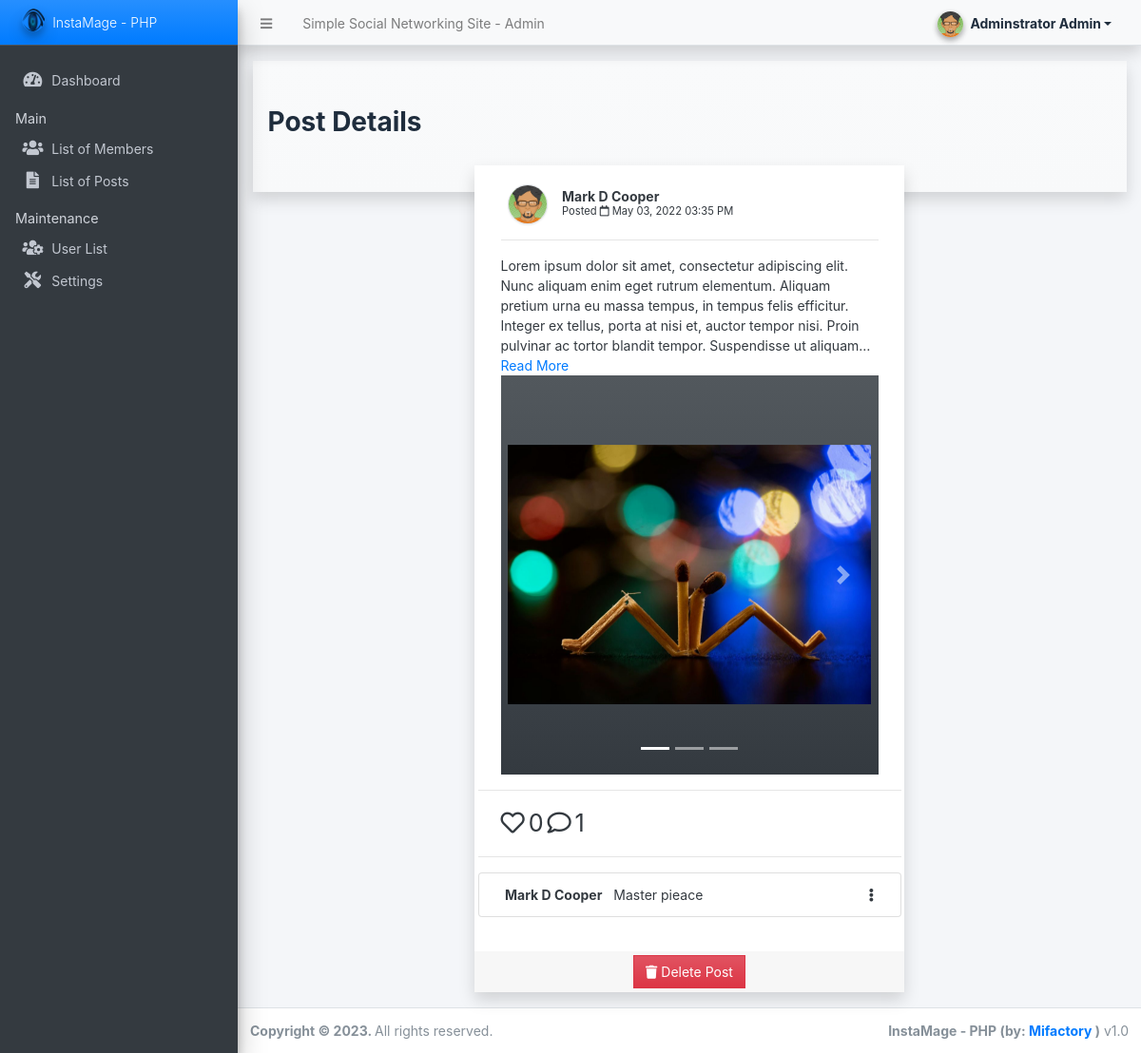
The page /admin/?page=posts/view_post&id=11 (signed in) on the database as committed earlier.
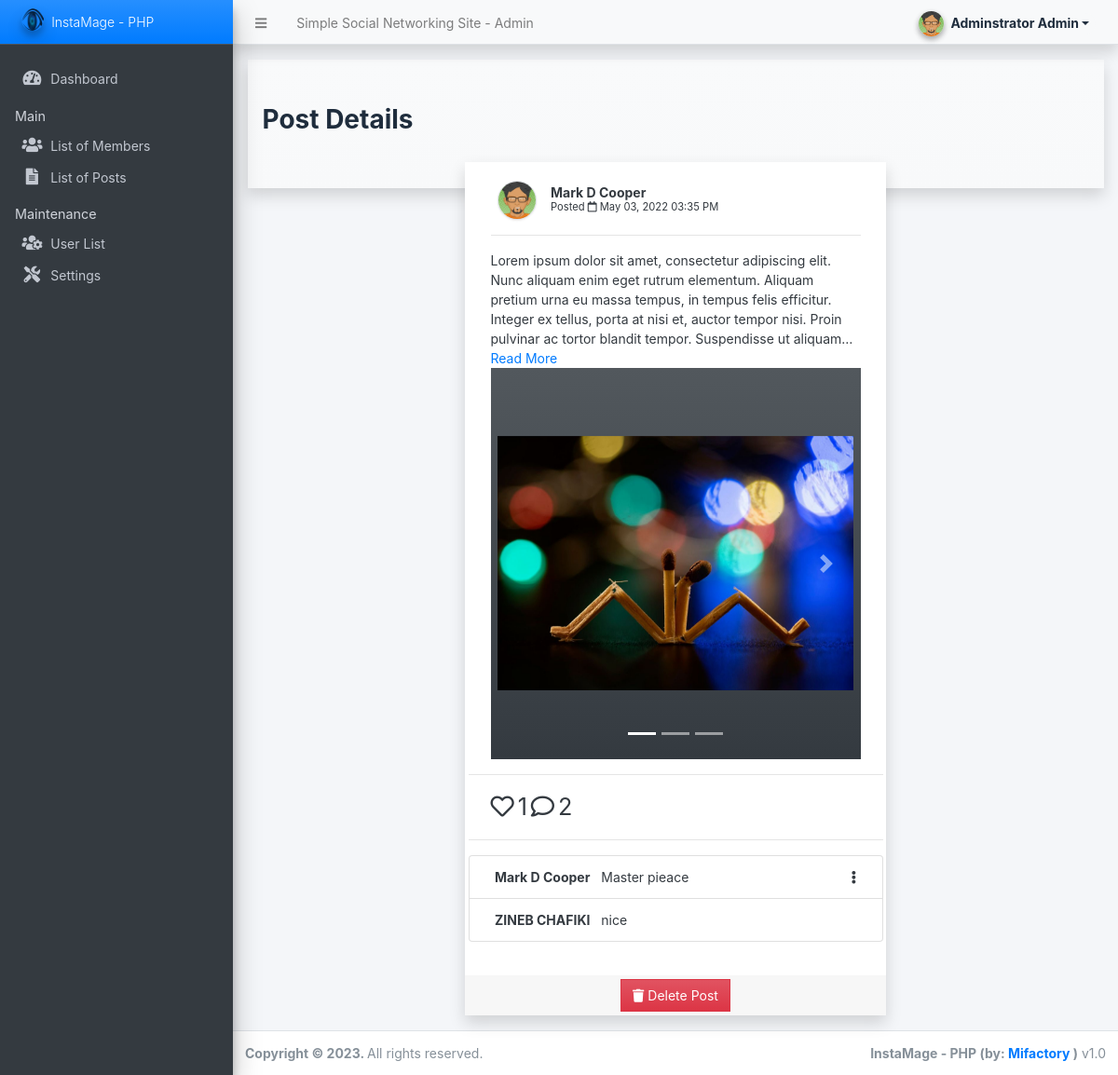
The same page on the database as committed later.
### tables this page shows
CREATE TABLE `comment_list` (
  `id` int(30) NOT NULL,
  `post_id` int(30) NOT NULL,
  `member_id` int(30) NOT NULL,
  `message` text NOT NULL,
  `date_created` datetime NOT NULL DEFAULT current_timestamp(),
  `date_updated` datetime NOT NULL DEFAULT current_timestamp() ON UPDATE current_timestamp()
);

### classes/DBConnection.php (called while the page is built, shortened)
<?php
class DBConnection{
    private $host = DB_SERVER;
    private $username = DB_USERNAME;
    private $password = DB_PASSWORD;
    private $database = DB_NAME;
    public $conn;
    public function __construct(){
        if (!isset($this->conn)) {
            $this->conn = new mysqli($this->host, $this->username, $this->password, $this->database);
        }
    }
}
?>

### classes/SystemSettings.php (called while the page is built, shortened)
<?php
class SystemSettings extends DBConnection{
	function userdata($field = ''){
		if(!empty($field)){
			if(isset($_SESSION['userdata'][$field]))
				return $_SESSION['userdata'][$field];
			else
				return null;
		}else{
			return false;
		}
	}
	function info($field=''){
		if(!empty($field)){
			if(isset($_SESSION['system_info'][$field]))
				return $_SESSION['system_info'][$field];
			else
				return false;
		}else{
			return false;
		}
	}
}
$_settings = new SystemSettings();
?>

### config.php (called while the page is built, shortened)
<?php
require_once('classes/DBConnection.php');
require_once('classes/SystemSettings.php');
function validate_image($file){
	if(!empty($file)){
        $ex = explode("?",$file);
        $file = $ex[0];
        $ts = isset($ex[1]) ? "?".$ex[1] : '';
		if(is_file(base_app.$file)){
			return base_url.$file.$ts;
		}else{
			return base_url.'dist/img/no-image-available.png';
		}
	}else{
		return base_url.'dist/img/no-image-available.png';
	}
}
function format_num($number = '' , $decimal = ''){
    if(is_numeric($number)){
        $ex = explode(".",$number);
        $decLen = isset($ex[1]) ? strlen($ex[1]) : 0;
        if(is_numeric($decimal)){
            return number_format($number,$decimal);
        }else{
            return number_format($number,$decLen);
        }
    }else{
        return "Invalid Input";
    }
}
?>

### admin/posts/view_post.php (the view, shortened to what the changed rows need)
<?php
if(isset($_GET['id']) && $_GET['id'] > 0){
    $qry = $conn->query("SELECT p.*, concat(m.firstname, ' ', coalesce(concat(m.middlename,' '),''),m.lastname) as `name`, m.avatar, COALESCE((SELECT count(member_id) FROM `like_list` where post_id = p.id),0) as `likes`, COALESCE((SELECT count(member_id) FROM `comment_list` where post_id = p.id),0) as `comments` FROM post_list p inner join `member_list` m on p.member_id = m.id where p.id = '{$_GET['id']}' and p.member_id = '{$_settings->userdata('id')}'");
    if($qry->num_rows > 0){
		if(isset($id)){
			$qry_like = $conn->query("SELECT post_id FROM `like_list` where post_id = '{$id}' and member_id = '{$_settings->userdata('id')}'")->num_rows > 0;
		}
    }else{
        echo '<script> alert("Post ID is invalid."); location.replace("./?page=user/profile");</script>';
    }
}else{
    echo '<script> alert("Post ID is required."); location.replace("./?page=user/profile");</script>';
}
?>
<div class="row justify-content-center" style="margin-top:-2em;">
	<div class="col-lg-6 col-md-8 col-sm-11 col-xs-11">
		<div class="card rounded-0 shadow">
			<div class="card-body">
				<div class="container-fluid">
					<div class="d-flex w-100 align-items-center">
						<div class="col-auto">
						</div>
						<div class="col-auto flex-shrink-1 flex-grow-1">
						</div>
					</div>
					<hr>
					<div>
						<div class="truncate-5 truncated-text"><?=isset($caption) ? str_replace(["\n\r","\n","\r"], "<br />", $caption) : '' ?></div>
						<a href="javascript:void(0)" class="seemore d-none">Read More</a>
					</div>
					<div class="container-fluid bg-gradient-dark" style="height: 30em !important">
						<?php
						if(isset($upload_path) && is_dir(base_app.$upload_path)):
						$files = array();
						$fopen = scandir(base_app.$upload_path);
						if(count($fopen) > 2):
						?>
						<?php
							foreach($fopen as $fname){
							if(in_array($fname,array('.','..')))
								continue;
							$files[]= validate_image($upload_path.$fname);
							}
						?>
						<div id="post<?= isset($id) ? $id:'' ?>"  class="carousel slide h-100" data-interval="false">
						<ol class="carousel-indicators">
								<?php foreach($files as $k => $img): ?>
									<li data-target="#post<?= isset($id) ? $id:'' ?>" data-slide-to="<?= $k ?>" class=" <?php echo $k == 0? 'active': '' ?>"></li>
								<?php endforeach; ?>
						</ol>
							<div class="carousel-inner h-100">
								<?php foreach($files as $k => $img): ?>
								<div class="carousel-item  h-100 <?php echo $k == 0? 'active': '' ?>">
									<img class="d-block w-100  h-100" style="object-fit:scale-down" src="<?php echo $img ?>" alt="">
								</div>
								<?php endforeach; ?>
							</div>
						</div>
						<?php endif; ?>
						<?php endif; ?>
					</div>
					<hr class="mx-n4">
					<?php if(isset($qry_like) && !! $qry_like): ?>
					<a href="javascript:void(0)" data-like='true' class="text-reset text-decoration-none like_post" data-id="<?= isset($id) ? $id : '' ?>"><i class="fa fa-heart text-danger"></i></a>
					<?php else: ?>
					<a href="javascript:void(0)" data-like='false' class="text-reset text-decoration-none like_post" data-id="<?= isset($id) ? $id : '' ?>"><i class="far fa-heart"></i></a>
					<?php endif; ?>
					<span class="like-count font-style-italic"><?= isset($likes) ? format_num($likes) : 0 ?></span>
					<a href="javascript:void(0)" class="text-reset text-decoration-none post_comments" data-id="<?= isset($id) ? $id : '' ?>"><i class="far fa-comment"></i></a>
					<span class="comment-count font-style-italic"><?= isset($comments) ? format_num($comments) : 0 ?></span>
					<hr class="mx-n4 mb-3">
					<div class="mx-n4">
						<div class="list-group mb-3">
							<?php if(isset($id)): ?>
							<?php
							$comment_qry = $conn->query("SELECT c.*, concat(m.firstname, ' ', coalesce(concat(middlename,' '),''),m.lastname) as `name` FROM `comment_list` c inner join member_list m on c.member_id = m.id where c.post_id = '{$id}'");
							while($crow = $comment_qry->fetch_assoc()):
							?>
							<div class="list-group-item">
								<div class="d-flex w-100">
									<div class="col-auto flex-shrink-1 flex-grow-1">
										<b class="mr-2"><?= $crow['name'] ?></b>
										<span><?= str_replace(["\n", "\r", "\n\r"], '<br/>', $crow['message']) ?></span>
									</div>
									<?php if($crow['member_id'] == $_settings->userdata('id')): ?>
									<div class="col-auto">
										<div class="dropdown">
											<a class="text-reset text-decoration-none" type="button" id="comment<?= $crow['id'] ?>" data-toggle="dropdown" aria-haspopup="true" aria-expanded="false">
												<i class="fa fa-ellipsis-v"></i>
											</a>
										</div>
									</div>
									<?php endif; ?>
								</div>
							</div>
							<?php endwhile; ?>
							<?php endif; ?>
						</div>
					</div>
				</div>
			</div>
		</div>
	</div>
</div>

### admin/inc/navigation.php (shortened to what the changed rows need)
<aside class="main-sidebar sidebar-dark-primary elevation-4 sidebar-no-expand">
  <a href="<?php echo base_url ?>admin" class="brand-link bg-gradient-primary text-sm">
  <img src="<?php echo validate_image($_settings->info('logo'))?>" alt="Store Logo" class="brand-image img-circle elevation-3" style="opacity: .8;width: 1.5rem;height: 1.5rem;max-height: unset">
  <span class="brand-text font-weight-light"><?php echo $_settings->info('short_name') ?></span>
  </a>
</aside>

Rows that differ between the two databases and show on the page:
added comment_list: name "ZINEB CHAFIKI", message "nice"
Other text that changed with them:
format_num($likes): "0" → "1"
format_num($comments): "1" → "2"
